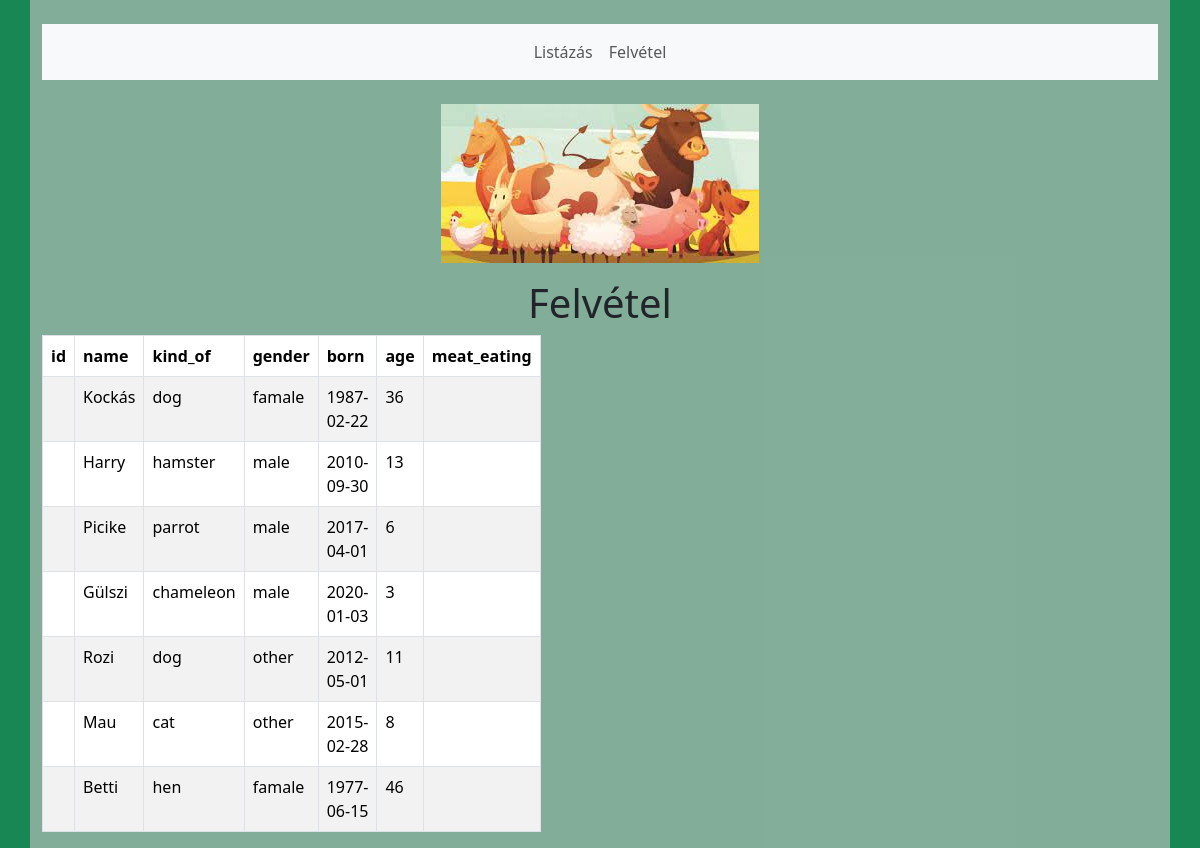
The page / on the database its author committed.
### tables this page shows
CREATE TABLE `allatok` (
  `Id` int(3) NOT NULL,
  `name` varchar(30) NOT NULL,
  `kind_of` varchar(30) NOT NULL,
  `gender` enum('male','famale','other') NOT NULL,
  `born` date NOT NULL,
  `age` int(10) NOT NULL,
  `live` enum('true','false') NOT NULL
);

### SelectInsert.php (called while the page is built, shortened)
<?php
class SelectInsert
{
    private $connection;
    public function __construct() {
        $this->connection = new mysqli("localhost", "root", "", "php_elso_dolgozat");
    }
    function select() {
        $sql = "SELECT * FROM allatok";
        $result = $this->connection->query($sql);
        return $result->fetch_all(MYSQLI_ASSOC);
    }
}
?>

### index.php (the view, shortened to what this page needs)
<!DOCTYPE html>
<html lang="hu">
<head>
    <link href="https://cdn.jsdelivr.net/npm/bootstrap@5.3.2/dist/css/bootstrap.min.css" rel="stylesheet">
</head>
<body class="bg-success">
    <div class="container">
        <br>
    </div>
<?php
include "navigacio.php"
?>
<?php
require_once "SelectInsert.php";
$database = new SelectInsert();
$allatok = $database->select();
?>
    <div class="container">
        <div class="row align-items-center">
            <div class="col-sm-12 align-self-center">
                <br>
                <img src="./images/allatok.jpg" class="mx-auto d-block mb-3" alt="rajzállatok">
            </div>
        </div>
        <div class="row">
            <div class="col-sm-12">
                <h1 class="text-center">Felvétel</h1>
            </div>
        </div>
        <div class="table-responsive">
            <div class="col-xl-3">
                <table class="table table-striped table-bordered">
                    <thead>
                        <tr>
                            <th>id</th>
                            <th>name</th>
                            <th>kind_of</th>
                            <th>gender</th>
                            <th>born</th>
                            <th>age</th>
                            <th>meat_eating</th>
                        </tr>
                    </thead>
                    <tbody>
                        <?php foreach ($allatok as $allat): ?>
                            <tr>
                                <td><?php echo $allat['id'] ?></td>
                                <td><?php echo $allat['name'] ?></td>
                                <td><?php echo $allat['kind_of'] ?></td>
                                <td><?php echo $allat['gender'] ?></td>
                                <td><?php echo $allat['born'] ?></td>
                                <td><?php echo $allat['age'] ?></td>
                                <td><?php echo $allat['meat_eating'] ?></td>
                            </tr>
                        <?php endforeach; ?>
                    </tbody>
                </table>
            </div>
        </div>
    </div>
</body>
</html>

### navigacio.php
<div class="container" id="">
    <nav class="navbar navbar-expand-sm bg-light justify-content-center">
        <ul class="navbar-nav">
            <li class="nav-item">
                <a class="nav-link" href="index.php">Listázás</a>
            </li>
            <br>
            <li class="nav-item">
                <a class="nav-link" href="masodik.php">Felvétel</a>
            </li>
        </ul>
    </nav>
</div>

### index.php (style rules this page uses)
.container { background-color: rgba(200,200,200,0.6); }

### rows shown on the page
allatok: name "Kockás", kind_of "dog", gender "famale", born "1987-02-22", age "36"
allatok: name "Harry", kind_of "hamster", gender "male", born "2010-09-30", age "13"
allatok: name "Picike", kind_of "parrot", gender "male", born "2017-04-01", age "6"
allatok: name "Gülszi", kind_of "chameleon", gender "male", born "2020-01-03", age "3"
allatok: name "Rozi", kind_of "dog", gender "other", born "2012-05-01", age "11"
allatok: name "Mau", kind_of "cat", gender "other", born "2015-02-28", age "8"
allatok: name "Betti", kind_of "hen", gender "famale", born "1977-06-15", age "46"
